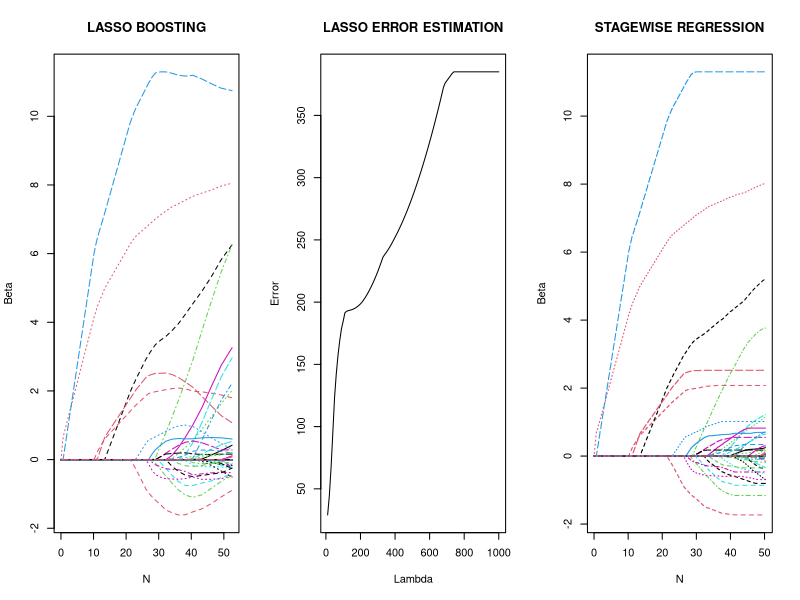

Write R code to recreate this figure.
"
Name: Salil Kanetkar 
UCLA ID: 704557096 
HW 8 Submission
"
n = 50
p = 200
s = 10
T = 10
lambda_all = (100:1)*10
L = length(lambda_all)
db = matrix(rep(0, p), nrow = p)

X = matrix(rnorm(n*p), nrow=n)
beta_true = matrix(rep(0, p), nrow = p)
beta_true[1:s] = 1:s
Y = X %*% beta_true + rnorm(n)

beta = matrix(rep(0, p), nrow = p)
beta_all = matrix(rep(0, p*L), nrow = p)
err = rep(0, L)
R = Y
ss = rep(0, p)
for (j in 1:p)
    ss[j] = sum(X[, j]^2)

for (l in 1:L)
{
    lambda = lambda_all[l]
    for (t in 1:T)
    {
      for (j in 1:p)
      {
        db = sum(R*X[, j])/ss[j]
        b = beta[j]+db
        b=sign(b)*max(0,abs(b)-lambda/ss[j])
        db=b-beta[j]
        R=R-X[,j]*db
        beta[j]=b
      }
    }
    beta_all[, l] = beta
    err[l] = sum((beta-beta_true)^2)
}
par(mfrow=c(1,3))
matplot(t(matrix(rep(1, p), nrow = 1)%*%abs(beta_all)), t(beta_all), type = 'l',main='LASSO BOOSTING',xlab='N',ylab='Beta')
plot(lambda_all, err, type = 'l',main='LASSO ERROR ESTIMATION',xlab='Lambda',ylab='Error')


T = 6000
epsilon = .0001
beta = matrix(rep(0, p), nrow = p)
db = matrix(rep(0, p), nrow = p)
beta_all = matrix(rep(0, p*T), nrow = p)

R = Y
for (t in 1:T)
{
  for (j in 1:p){
    db[j] = sum(R*X[,j])
  }
  j=which.max(abs(db))
  beta[j]=beta[j]+db[j]*epsilon
  R=R-X[,j]*db[j]*epsilon
  beta_all[,t] = beta
}
matplot(t(matrix(rep(1, p), nrow = 1)%*%abs(beta_all)), t(beta_all), type = 'l',main='STAGEWISE REGRESSION',xlab='N',ylab='Beta')